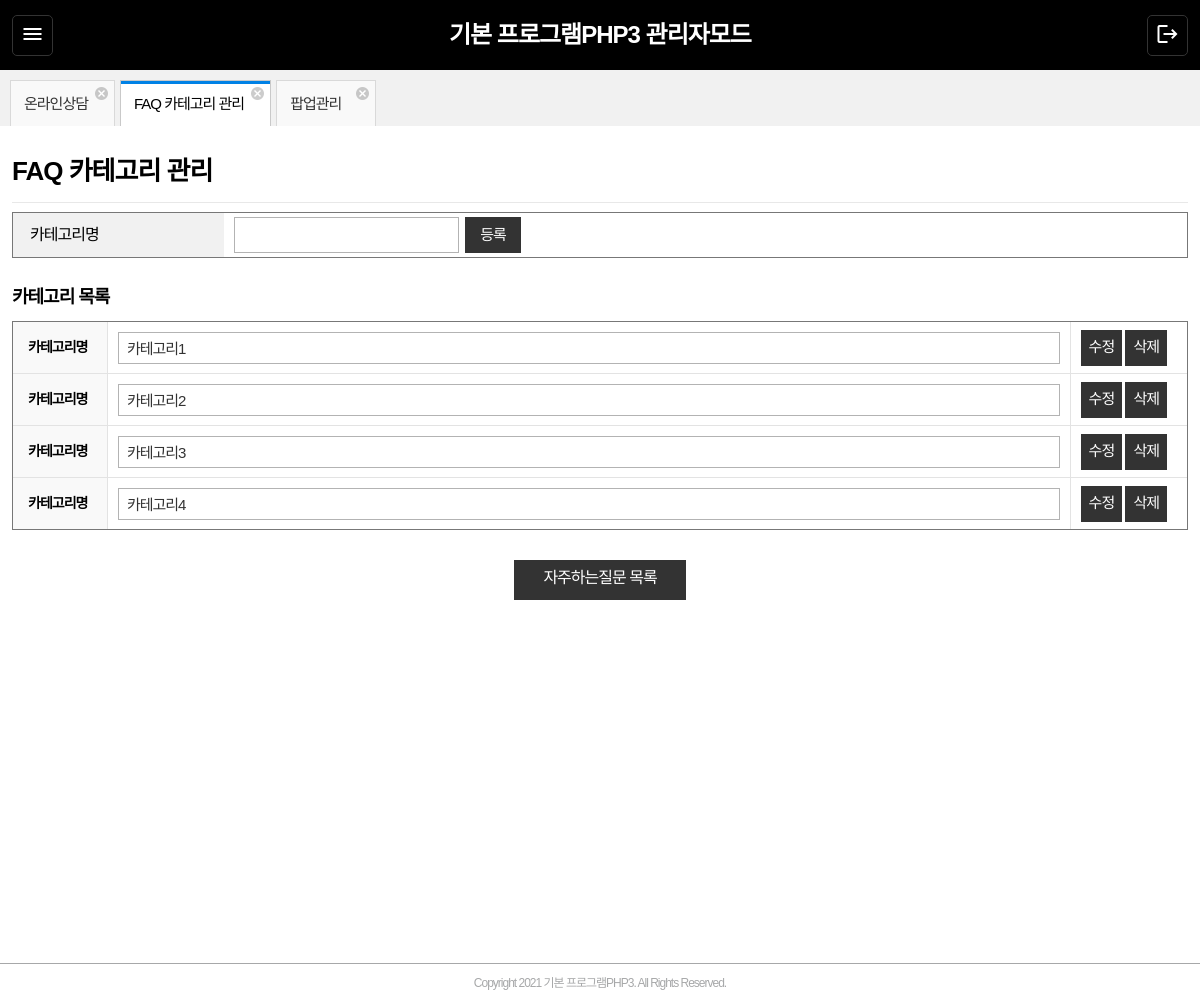
The page /admin/cscenter/faq/category.php (signed in) on the database its author committed.
### tables this page shows
CREATE TABLE IF NOT EXISTS `admin_fb` (
  `no` int(11) NOT NULL auto_increment,
  `name` varchar(255) default NULL,
  `relation_url` varchar(255) default NULL,
  `admin_fk` int(11) default '0',
  `gubun` varchar(10) default NULL,
  `tablename` varchar(50) default NULL,
  PRIMARY KEY  (`no`),
  KEY `admin_idx` (`admin_fk`)
);

CREATE TABLE IF NOT EXISTS `faq_category` (
  `no` int(11) NOT NULL auto_increment,
  `name` varchar(100) default NULL COMMENT '카테고리명',
  `registdate` timestamp NOT NULL default CURRENT_TIMESTAMP COMMENT '등록일',
  PRIMARY KEY  (`no`)
);

### www/lib/util/MySecurity.php (called while the page is built, shortened)
<?php
class MySecurity {
	protected $_xss_hash			= '';
	protected $_never_allowed_str = array(
					'document.cookie'	=> '[removed]',
					'document.write'	=> '[removed]',
					'.parentNode'		=> '[removed]',
					'.innerHTML'		=> '[removed]',
					'window.location'	=> '[removed]',
					'-moz-binding'		=> '[removed]',
					'<!--'				=> '&lt;!--',
					'-->'				=> '--&gt;',
					'<![CDATA['			=> '&lt;![CDATA['
	);
	protected $_never_allowed_regex = array(
					"javascript\s*:"			=> '[removed]',
					"expression\s*(\(|&\#40;)"	=> '[removed]',
					"vbscript\s*:"				=> '[removed]',
					"Redirect\s+302"			=> '[removed]'
	);
	public function xss_clean($str, $is_image = FALSE)
	{
		if (is_array($str))
		{
			while (list($key) = each($str))
			{
				$str[$key] = $this->xss_clean($str[$key]);
			}
			return $str;
		}
		$str = $this->remove_invisible_characters($str);
		$str = $this->_validate_entities($str);
		$str = rawurldecode($str);
		$str = str_replace('&gt;','>',$str);
		$str = str_replace('&lt;','<',$str);
		$str = preg_replace_callback("/[a-z]+=([\'\"]).*?\\1/si", array($this, '_convert_attribute'), $str);
		$str = preg_replace_callback("/<\w+.*?(?=>|<|$)/si", array($this, '_decode_entity'), $str);
		$str = $this->remove_invisible_characters($str);
		$str = $this->_do_never_allowed($str);
		if ($is_image === TRUE)
		{
			$str = preg_replace('/<\?(php)/i', "&lt;?\\1", $str);
		}
		else
		{
			$str = str_replace(array('<?', '?'.'>'),  array('&lt;?', '?&gt;'), $str);
		}
		$words = array(
				'javascript', 'expression', 'vbscript', 'script',
				'applet', 'alert', 'document', 'write', 'cookie', 'window'
			);
		foreach ($words as $word)
		{
			$temp = '';
			for ($i = 0, $wordlen = strlen($word); $i < $wordlen; $i++)
			{
				$temp .= substr($word, $i, 1)."\s*";
			}
			$str = preg_replace_callback('#('.substr($temp, 0, -3).')(\W)#is', array($this, '_compact_exploded_words'), $str);
		}
		$str = $this->_remove_evil_attributes($str, $is_image);
		$naughty = 'alert|applet|audio|basefont|base|behavior|bgsound|blink|body|embed|expression|form|frameset|frame|head|html|ilayer|iframe|input|isindex|layer|link|meta|object|plaintext|style|script|textarea|title|video|xml|xss';
		$str = preg_replace_callback('#<(/*\s*)('.$naughty.')([^><]*)([><]*)#is', array($this, '_sanitize_naughty_html'), $str);
		$str = preg_replace('#(alert|cmd|passthru|eval|exec|expression|system|fopen|fsockopen|file|file_get_contents|readfile|unlink)(\s*)\((.*?)\)#si', "\\1\\2&#40;\\3&#41;", $str);
		$str = $this->_do_never_allowed($str);
		return $str;
	}
	public function xss_hash()
	{
		if ($this->_xss_hash == '')
		{
			$this->_xss_hash = md5(time() + mt_rand(0, 1999999999));
		}
		return $this->_xss_hash;
	}
	protected function _remove_evil_attributes($str, $is_image)
	{
		$evil_attributes = array('on\w*', 'style', 'xmlns');
		do {
			$str = preg_replace(
				"#<(/?[^><]+?)([^A-Za-z\-])(".implode('|', $evil_attributes).")(\s*=\s*)([\"][^>]*?[\"]|[\'][^>]*?[\']|[^>]*?)([\s><])([><]*)#i",
				"<$1$6",
				$str, -1, $count
			);
		} while ($count);
		return $str;
	}
	protected function _validate_entities($str)
	{
		$str = preg_replace('|\&([a-z\_0-9\-]+)\=([a-z\_0-9\-]+)|i', $this->xss_hash()."\\1=\\2", $str);
		$str = preg_replace('#(&\#?[0-9a-z]{2,})([\x00-\x20])*;?#i', "\\1;\\2", $str);
		$str = preg_replace('#(&\#x?)([0-9A-F]+);?#i',"\\1\\2;",$str);
		$str = str_replace($this->xss_hash(), '&', $str);
		return $str;
	}
	protected function _do_never_allowed($str)
	{
		foreach ($this->_never_allowed_str as $key => $val)
		{
			$str = str_replace($key, $val, $str);
		}
		foreach ($this->_never_allowed_regex as $key => $val)
		{
			$str = preg_replace("#".$key."#i", $val, $str);
		}
		return $str;
	}
	function remove_invisible_characters($str, $url_encoded = TRUE)
	{
		$non_displayables = array();
		if ($url_encoded)
		{
			$non_displayables[] = '/%0[0-8bcef]/';
			$non_displayables[] = '/%1[0-9a-f]/';
		}
		$non_displayables[] = '/[\x00-\x08\x0B\x0C\x0E-\x1F\x7F]+/S';
		do
		{
			$str = preg_replace($non_displayables, '', $str, -1, $count);
		}
		while ($count);
		return $str;
	}
}

### www/lib/util/function.php (called while the page is built, shortened)
<?
function getSslCheckUrl($request_uri="", $page="") {
	$request_uri = substr($request_uri, 0, strrpos($request_uri, '/'));
	$url = COMPANY_URL;
	$returnUrl = $url.$request_uri.'/'.$page;
	return $returnUrl;
}
function getPageCount($pageRows=0, $totalCount=0) {
	$pageCount = $totalCount / $pageRows;
	if ($totalCount % $pageRows > 0) $pageCount++;
	return (int)$pageCount;
}
function chkIsset($val='') {
	if (isset($val) && $val != '') {
		$r = $val;
	} else {
		$r = 0;
	}
	return $r;
}
function outlog($message) {
	if(is_array($message)){
		$message = iconv(LOG_PAGE_CHAR, LOG_SERVER_CHAR, print_r($message, true));
	} else {
		$message = iconv(LOG_PAGE_CHAR, LOG_SERVER_CHAR, $message);
	}
	$filename = date('Y-m-d').LOG_FILENAME;
	$p = pathinfo($_SERVER['PHP_SELF']);
	$location = $p['dirname']."/".$p['basename'];
	$log = date('H:i:s')." ".$_SERVER['REMOTE_ADDR']." ".$location."\r\n".$message."\r\n";
	if (IS_LOGFILE) {
		$f = fopen(LOG_PATH."/".$filename, "a");
	}
}
function escape_string($req) {
	if( !empty($req) ){
		foreach ($req as $key => $value) {
			if (!is_array($value)) {
				$req[$key] = mysql_real_escape_string($value);
			} else {
				foreach ($value as $innerKey => $innerValue) {
					$req[$key][$innerKey] = mysql_real_escape_string($innerValue);
				}
			}
		}
	}
	return $req;
}
?>

### www/lib/board/Fb.class.php (called while the page is built, shortened)
<?
include_once $_SERVER['DOCUMENT_ROOT']."/lib/util/function.php";
class Fb {
	var $tableName;
	var $pageRows;
	var $startPageNo=0;
	function Fb($pageRows=0, $tableName='', $request='') {
		$this->pageRows = $pageRows;
		$this->tableName = $tableName;
	}
	function getWhereSql($p) {
		$whereSql = " WHERE 1=1";
		if($p['sadmin_fk'] != ""){
			$whereSql .= " AND admin_fk = ".chkIsset($p['sadmin_fk']);
		}
		return $whereSql;
	}
	function getCount($param = "") {
		$dbconn = new DBConnection();
		$conn = $dbconn->getConnection();
		$param = escape_string($param);
		$whereSql = $this->getWhereSql($param);
		$sql = " SELECT COUNT(*) AS cnt FROM ".$this->tableName.$whereSql;
		$result = mysql_query($sql, $conn);
		$row=mysql_fetch_array($result);
		$totalCount = $row['cnt'];
		$pageCount = getPageCount($this->pageRows, $totalCount);
		$data[0] = $totalCount;
		$data[1] = $pageCount;
		return $data;
	}
	function getList($param='') {
		$dbconn = new DBConnection();
		$conn = $dbconn->getConnection();
		$param = escape_string($param);
		$whereSql = $this->getWhereSql($param);
		$sql = "
			SELECT *,
				(SELECT COUNT(*) FROM comment WHERE tablename = '".$this->tableName."' AND parent_fk = ".$this->tableName.".no) AS comment_count
			FROM ".$this->tableName."
			".$whereSql."
			ORDER BY no asc LIMIT ".$this->startPageNo.", ".$this->pageRows." ";
		$result = mysql_query($sql, $conn);
		return $result;
	}
}
?>

### www/lib/board/Faq.class.php (called while the page is built, shortened)
<?
include_once $_SERVER['DOCUMENT_ROOT']."/lib/util/function.php";
class Faq {
	var $category_tablename;
	var $pageRows;
	function Faq($pageRows=0, $tableName='', $category_tablename='', $request='') {
		$this->pageRows = $pageRows;
		$this->category_tablename = $category_tablename;
	}
	function getWhereSql($p) {
		$whereSql = " WHERE 1=1";
		return $whereSql;
	}
	function getCategoryCount($param = "") {
		$dbconn = new DBConnection();
		$conn = $dbconn->getConnection();
		$whereSql = $this->getWhereSql($param);
		$sql = " SELECT COUNT(*) AS cnt FROM ".$this->category_tablename.$whereSql;
		$result = mysql_query($sql, $conn);
		$row=mysql_fetch_array($result);
		$totalCount = $row['cnt'];
		$pageCount = getPageCount($this->pageRows, $totalCount);
		$data[0] = $totalCount;
		$data[1] = $pageCount;
		return $data;
	}
	function getCategoryList($param='') {
		$dbconn = new DBConnection();
		$conn = $dbconn->getConnection();
		$param = escape_string($param);
		$sql = "
			SELECT no, name, registdate FROM ".$this->category_tablename." ORDER BY no ASC ";
		$result = mysql_query($sql, $conn);
		return $result;
	}
}
?>

### www/admin/cscenter/faq/config.php (called while the page is built, shortened)
<?
	$pageTitle = "FAQ";
?>

### www/admin/cscenter/faq/category.php (the view, shortened to what this page needs)
<?
include_once $_SERVER['DOCUMENT_ROOT']."/lib/util/function.php";
include_once $_SERVER['DOCUMENT_ROOT']."/lib/board/Faq.class.php";
include "config.php";
$pageTitle .= " 카테고리 관리";
$faq = new Faq($pageRows, $tablename, $category_tablename, $_REQUEST);
$rowPageCount = $faq->getCategoryCount($_REQUEST);
$category_result = $faq->getCategoryList($_REQUEST);
?>
<!doctype html>
<html lang="ko">
<head>
<? include_once $_SERVER['DOCUMENT_ROOT']."/admin/include/headHtml.php"; ?>
</head>
<body>
<? include_once $_SERVER['DOCUMENT_ROOT']."/admin/include/header.php"; ?>
	<div class="contWrap">
		<div class="titWrap">
			<h2><?=$pageTitle?></h2>
		</div>
		<div class="searchWrap">
			<form name="wri" id="wri" action="<?=getSslCheckUrl($_SERVER['REQUEST_URI'], 'process.php')?>" method="post" enctype="multipart/form-data" >
				<table class="searchTable">
					<colgroup>
					</colgroup>
					<tbody>
						<tr>
							<th>카테고리명</th>
							<td>
								<input type="text" name="name" id="wri_name"/>
								<input type="button" value="등록" onclick="goSave();" class="hoverbg"/>
							</td>
						</tr>
					</tbody>
				</table>
			</form>
		</div>
		<div class="write mt30">
			<div class="wr_box">
				<h3>카테고리 목록</h3>
				<form name="frm" id="frm" action="process.php" method="post">
				<table>
					<colgroup>
						<col width="8%">
						<col width="*">
						<col width="10%">
					</colgroup>
					<tbody>
					<? if ($rowPageCount[0] == 0) { ?>
						<tr>
							<td colspan="3" align="center">등록된 분류가 없습니다.</td>
						</tr>
					<?
						 } else {
							 $i = 0;
							 while ($row=mysql_fetch_assoc($category_result)) {
					?>
					<tr>
						<th>카테고리명</th>
						<td>
							<input type="text" name="name<?=$i?>" id="name<?=$i?>"  value="<?=$row[name]?>" />
						</td>
						<td>
							<input type="button" value="수정" onclick="goEdit('<?=$row[no]?>', 'name<?=$i?>');" class="hoverbg"/>
							<input type="button" value="삭제" onclick="delConfirm('삭제하시겠습니까?','process.php?cmd=deleteCategory&no=<?=$row[no]?>')" class="hoverbg"/>
						</td>
					</tr>
					<?
							$i++;
							}
						 }
					?>
					</tbody>
				</table>
				</form>
			</div>
		</div>
		<div class="btnSet clear">
			<a href="index.php" class="btn hoverbg">자주하는질문 목록</a>
		</div>
	</div>
</div>
<? include_once $_SERVER['DOCUMENT_ROOT']."/admin/include/footer.php"; ?>
</body>
</html>

### www/admin/include/headHtml.php (shortened to what this page needs)
<link rel="stylesheet" href="/admin/css/reset.css">
<link rel="stylesheet" href="/admin/css/common.css">
<link rel="stylesheet" href="/admin/css/content.css">
<link rel="stylesheet" href="/admin/css/responsive.css">
<link rel="stylesheet" href="/admin/css/font-awesome.min.css">

### www/admin/include/header.php (shortened to what this page needs)
<?
include_once $_SERVER['DOCUMENT_ROOT']."/lib/util/function.php";
include_once $_SERVER['DOCUMENT_ROOT']."/lib/board/Fb.class.php";
$freq['sadmin_fk'] = $_SESSION['admin_no'];
$fb = new Fb(99, 'admin_fb', $freq);
$fbPageCount = $fb->getCount($freq);
$fbresult = $fb->getList($freq);
?>
<div id="bodyWrap">
<div id="header" class="header clear">
	<div class="moBtn mo">
		<a href="javascript:;">
			<span class="material-icons">menu</span>
		</a>
	</div>
	<h1>
		<?=COMPANY_NAME?> 관리자모드
	</h1>
	<div class="logout">
		<div class="mo">
			<a href="/admin/include/logout.php">
				<span class="material-icons">logout</span>
			</a>
		</div>
	</div>
</div>
<div id="wrapper">
	<div class="tabWrap clear">
		<?$arr = array();
			if($fbPageCount[0] == 0){
		?>
		<div class="tb">
			<div class="tbc">
				<p class="txt">메뉴 우측에 있는 ★ 를 클릭하여 즐겨찾기 메뉴를 설정해보세요</p>
			</div>
		</div>
		<?}else{?>
		<div class="swiper tab">
			<div class="swiper-wrapper">
				<?
				$i = 0 ;
					while($row = mysql_fetch_assoc($fbresult)){
						array_push($arr, $row['name']);
				?>
				<div class="swiper-slide beforebg" class="beforebg" >
					<a href="<?=$row['relation_url']?>">
					<?=$row['name']?>
					</a>
					<a href="javascript:;" onclick="delFb(<?=$row['no']?>);" class="btn_close">
						<img src="/admin/img/tab_close.png"/>
					</a>
				</div>
				<?$i++;}?>
			</div>
		</div>
		<?}?>
	</div>

### www/admin/include/footer.php (shortened to what this page needs)
<div id="footer" class="footer">
	<p> Copyright <?=CREATE_YEAR?> <?=COMPANY_NAME?>. All Rights Reserved.</p>
</div>
</div>

### www/admin/css/common.css (style rules this page uses)
#bodyWrap { position:relative; width:100%; min-width:640px; height:100%; }
#wrapper { position:relative; width:100%; padding-left:220px; height:calc(100% - 120px); min-height:700px; }
#wrapper .contWrap { position:relative; width:100%; margin:0 auto; padding:0 30px 80px; box-sizing:border-box; background-color:#fff; }
.material-icons { transition:color 0.2s; }
.beforebg:before { background: #0081e5 !important; }
.hoverbg { transition:all 0.2s; }
.header { position:relative; width:100%; height:80px; line-height:80px; color:#fff; background:#000; padding:0 30px; box-sizing:border-box; }
.header h1 { float:left; font-size:24px; font-weight:700; }
.header .logout { float:right; }
.tabWrap { position:relative; width:100%; padding:10px 30px 0; height:56px; background-color:#f1f1f1; box-sizing:border-box; }
.tabWrap .tab { float:left; width:calc(100% - 100px); overflow:hidden; }
.tabWrap .tab .swiper-wrapper { position:relative; display:inline-block; }
.tabWrap .tab .swiper-slide { position:relative; float:left; padding-left:13px; padding-right:26px; min-width:100px; height:46px; line-height:46px; background-color:#f9f9f9; border:1px solid #d9d9d9; border-bottom:none; font-size:15px; font-weight:300; color:rgba(0,0,0,0.8); box-sizing:border-box; cursor:pointer; }
.tabWrap .tab .swiper-slide.on { color:#000; font-weight:500; border:1px solid #c9c9c9; border-bottom:none; background-color:#fff; }
.tabWrap .tab .swiper-slide.on:before { content:""; display:block; position:absolute; left:0; top:0; width:100%; height:3px; }
.tabWrap .tab .swiper-slide > a { display:block; }
.tabWrap .tab .swiper-slide > a.btn_close { position:absolute; right:6px; top:6px; width:13px; height:13px; }
.tabWrap .tab .swiper-slide > a.btn_close img { vertical-align:top; }
#footer { width:100%; padding:10px 0; font-size:12px; color:#a7a8a9; border-top:#a7a8a9 1px solid; background-color:#fff; text-align:center; }
input[type="text"], input[type="password"] { font-size:15px; color:#333; padding:0 12px; border:1px solid #b3b3b3; box-sizing:border-box; }
input[type="button"] { cursor:pointer; }
.mt30 { margin-top:30px !important; }
.clear:after { clear:both;content:'';display:block; }

### rows shown on the page
admin_fb: name "온라인상담"
admin_fb: name "FAQ 카테고리 관리"
admin_fb: name "팝업관리"
faq_category: name "카테고리1"
faq_category: name1 "카테고리2"
faq_category: name2 "카테고리3"
faq_category: name3 "카테고리4"

### other values the page prints
COMPANY_NAME "기본 프로그램PHP3"
$pageTitle "FAQ 카테고리 관리"
CREATE_YEAR "2021"
